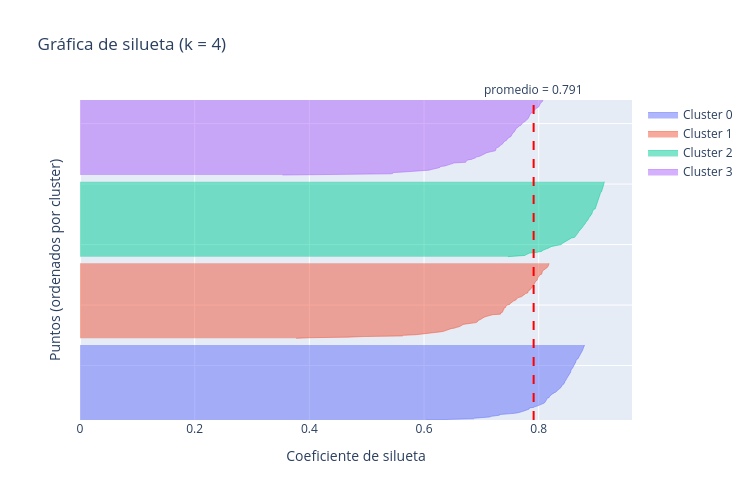
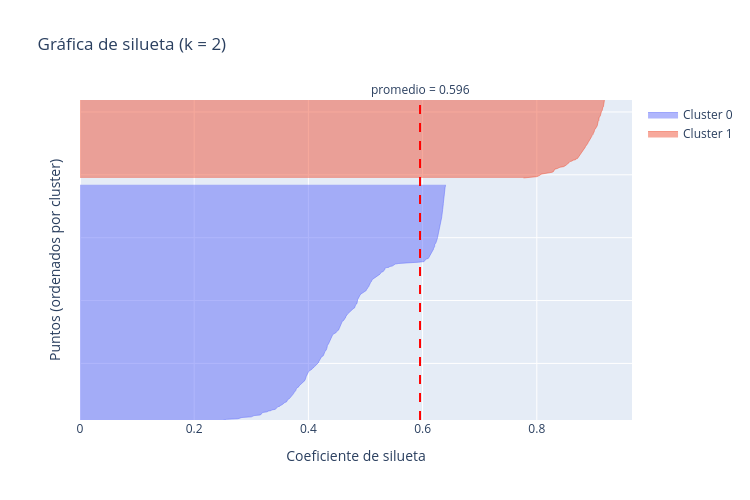

The cell these charts' notebook holds for them, in order:
### Markdown cell above
✅ **Qué observar:**
- El punto 0 está, en promedio, a **1.699** de los de su grupo y a **5.738** del grupo vecino: $s = 0.704$, bien asignado
- Nuestro cálculo a mano coincide con `silhouette_samples` de sklearn

Ahora veamos la silueta de **todos** los puntos con el k correcto y con el incorrecto:

### Code cell
plot_silueta(X_blobs, kmeans_4.labels_)
plot_silueta(X_blobs, kmeans_2.labels_)
